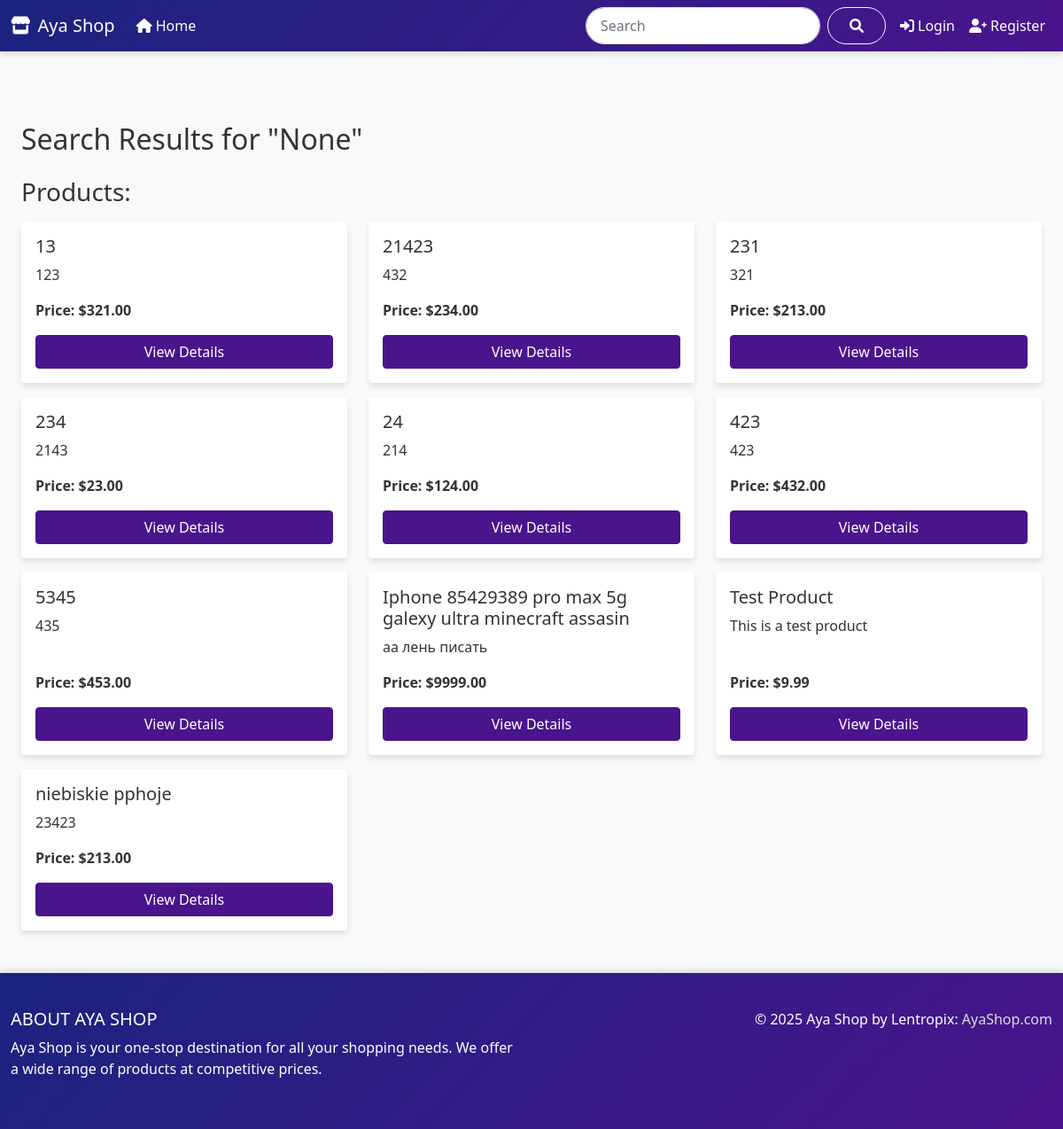
The page /search/ on the database as committed earlier.
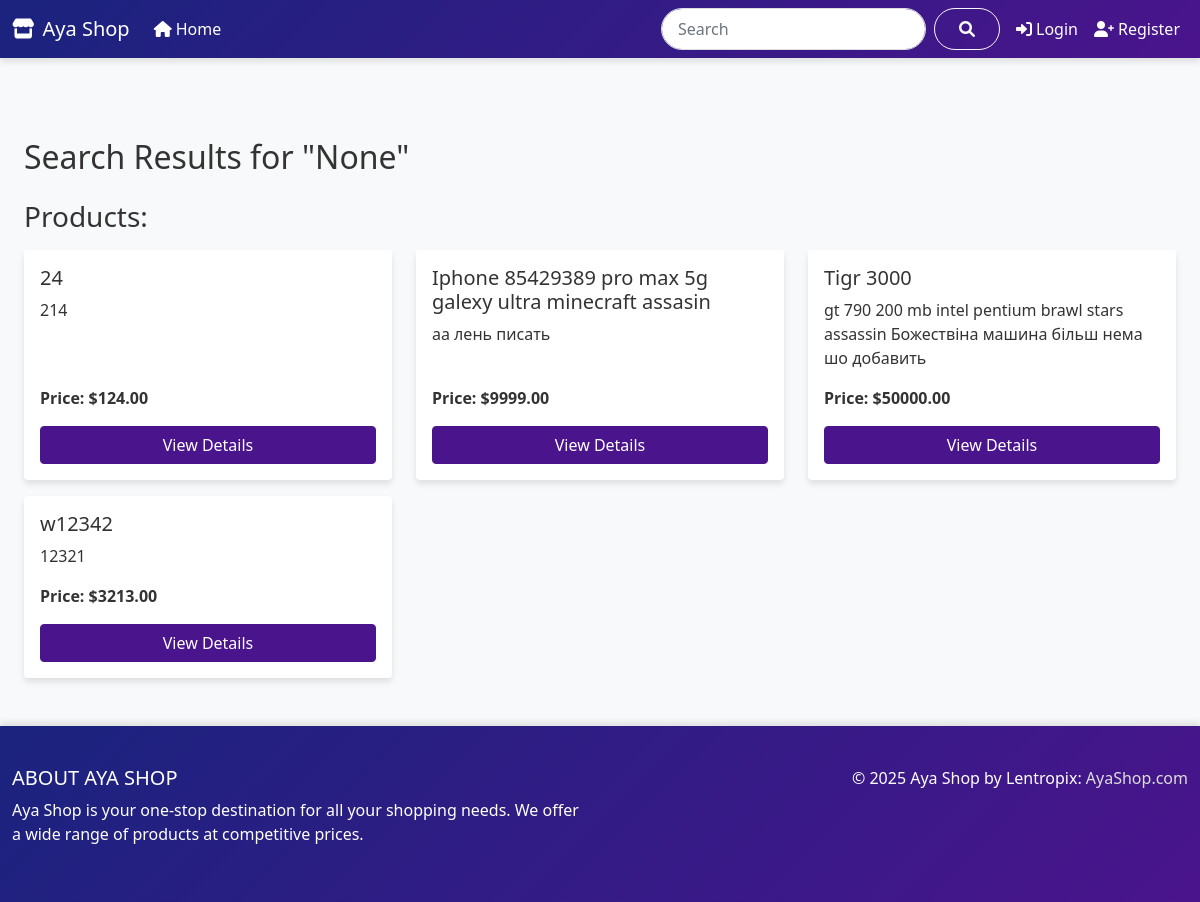
The same page on the database as committed later.
### shop/models.py (models this page shows, shortened)
class Product(models.Model):
    category = models.ForeignKey(Category, related_name='products', on_delete=models.CASCADE)
    name = models.CharField(max_length=100, unique=True)
    slug = models.SlugField(max_length=100, unique=True, blank=True)
    description = models.TextField(blank=True)
    price = models.DecimalField(max_digits=10, decimal_places=2)
    available = models.BooleanField(default=True)
    created = models.DateTimeField(auto_now_add=True)
    updated = models.DateTimeField(auto_now=True)
    author = models.ForeignKey(User, on_delete=models.SET_NULL, related_name='products', null=True)
    content = models.TextField(blank=True)
    class Meta:
        ordering = ('name',)
        indexes = [
            models.Index(fields=['id', 'slug']),
        ]

### shop/views.py (the view)
# urls.py: path('search/', views.search, name='search'),
def search(request):
    query = request.GET.get('q')
    if query:
        products = Product.objects.filter(
            Q(name__icontains=query) |
            Q(description__icontains=query) |
            Q(category__name__icontains=query)
        ).distinct()
    else:
        products = Product.objects.all()
    context = {
        'products': products,
        'query': query
    }
    return render(request, 'search_results.html', context)

### templates/search_results.html (shortened to what this page needs)
{% extends 'base.html' %}
{% block content %}
<div class="container mt-4">
    <h2 class="mb-4">Search Results for "{{ query }}"</h2>
    {% if products or categories %}
        {% if products %}
            <h3 class="mb-3">Products:</h3>
            <div class="row">
                {% for product in products %}
                    <div class="col-md-4 mb-3">
                        <div class="card h-100">
                            <div class="card-body d-flex flex-column">
                                <h5 class="card-title">{{ product.name }}</h5>
                                <p class="card-text flex-grow-1">{{ product.description|truncatewords:20 }}</p>
                                <p class="card-text"><strong>Price: ${{ product.price }}</strong></p>
                                <a href="{% url 'product_detail' product.id %}" class="btn btn-primary mt-auto">View Details</a>
                            </div>
                        </div>
                    </div>
                {% endfor %}
            </div>
        {% endif %}
    {% else %}
        <div class="alert alert-info" role="alert">
            No results found for your search query "{{ query }}".
        </div>
    {% endif %}
</div>
{% endblock %}

Rows that differ between the two databases and show on the page:
removed Product: name "13", description "123", price "321.00"
removed Product: name "21423", description "432", price "234.00"
removed Product: name "231", description "321", price "213.00"
removed Product: name "234", description "2143", price "23.00"
removed Product: name "423", description "423", price "432.00"
removed Product: name "5345", description "435", price "453.00"
removed Product: name "Test Product", description "This is a test product", price "9.99"
removed Product: name "niebiskie pphoje", description "23423", price "213.00"
added Product: name "Tigr 3000", description "gt 790 200 mb intel pentium brawl stars assassin Божествіна машина більш нема шо добавить", price "50000.00"
added Product: name "w12342", description "12321", price "3213.00"
